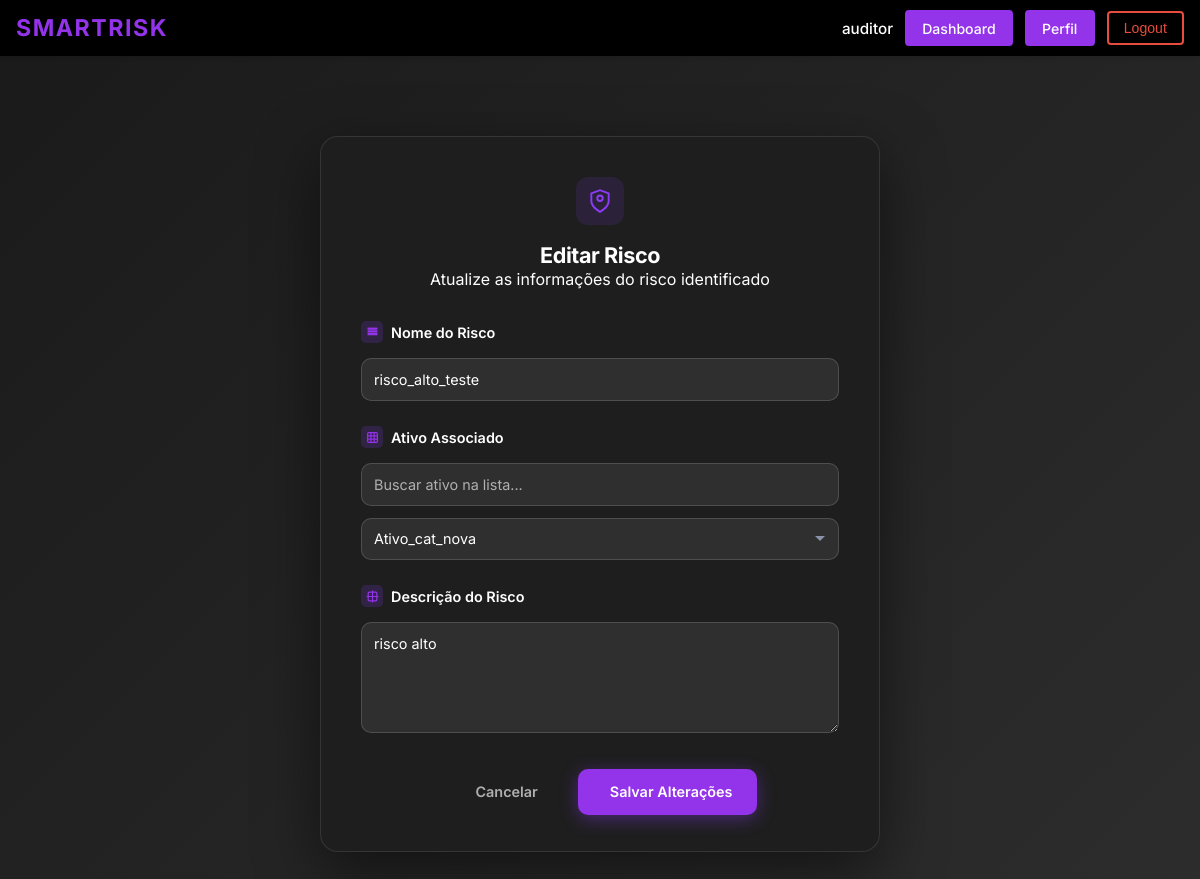
The app's page /editar_risco/7/ (signed in) with its own data.
### ismsapp/models.py (models this page shows, shortened)
class Risco(models.Model):
    class Tipo(models.TextChoices):
        INERENTE = "inerente", "Inerente"
        RESIDUAL = "residual", "Residual"
    """The asset that is exposed to this risk. Each risk is linked to exactly one asset, but an asset can have multiple risks."""
    ativo = models.ForeignKey(
        Ativo,
        on_delete = models.CASCADE,
        related_name = "riscos",
        help_text = "O ativo que é exposto a este risco.",
    )
    """The name or title of the risk."""
    nome = models.CharField(
        max_length = 255,
        blank = False,
        help_text = "Nome ou título do risco.",
    )
    """Indicates whether this record is an inherent or residual risk assessment. This field is mainly for labelling and filtering purposes, as the actual scores are determined by the respective FK fields. In practice, most scenarios will have both an inherent and a residual assessment within the same Risco record, but this field allows explicit categorization when needed."""
    tipo = models.CharField(
        max_length = 10,
        choices = Tipo.choices,
        help_text = "Indica se este registro está rotulado como uma avaliação de risco inerente ou residual.",
    )
    """Detailed description of the risk scenario, including how the associated threats could exploit vulnerabilities in the asset and what the potential consequences would be. This should provide enough context to understand the nature of the risk and inform the assessment and treatment process."""
    descricao = models.TextField(
        help_text = "Descrição completa do cenário de risco: o que poderia acontecer, por quê, e qual seria o impacto.",
    )
    """The severity of the impact if this risk materialises and no controls are in place. This FK references a Consequencia record that defines the inherent consequence level for this risk scenario."""
    consequencia_inerente = models.ForeignKey(
        Consequencia,
        on_delete = models.PROTECT,
        related_name = "riscos_inerentes",
        null = True,
        blank = True,
        help_text = "A severidade do impacto se este risco materializar e não houver controles em vigor.",
    )
    """The likelihood that this risk will occur if no controls are in place. This FK references a Probabilidade record that defines the inherent probability level for this risk scenario."""
    probabilidade_inerente = models.ForeignKey(
        Probabilidade,
        on_delete = models.PROTECT,
        related_name = "riscos_inerentes",
        null = True,
        blank = True,
        help_text = "A probabilidade de este risco ocorrer sem qualquer controle em vigor.",
    )
    """The overall inherent risk level derived from combining the inherent consequence and probability scores. This FK references a Nivel record that defines the inherent risk level for this scenario. The Nivel records linked here should be of the 'Inerente' type to reflect that they are part of the inherent risk assessment."""
    nivel_inerente = models.ForeignKey(
        Nivel,
        on_delete = models.PROTECT,
        related_name = "riscos_inerentes",
        limit_choices_to = {"tipo": Nivel.Tipo.INERENTE},
        null = True,
        blank = True,
        help_text = (
            "O nível geral de risco inerente derivado da combinação da consequência "
            "e da probabilidade inerentes (ex.: 'Crítico', 'Alto')."
        ),
    )
    """The numerical value of the inherent risk, calculated as probability × consequence."""
    valor_risco_inerente = models.DecimalField(
        max_digits = 5,
        decimal_places = 2,
        null = True,
        blank = True,
        help_text = "Valor numérico do risco inerente (probabilidade × consequência).",
    )
    """The severity of the impact after the planned controls or mitigations have been applied. This FK references a Consequencia record that defines the residual consequence level for this risk scenario."""
    consequencia_residual = models.ForeignKey(
        Consequencia,
        on_delete = models.PROTECT,
        related_name = "riscos_residuais",
        null = True,
        blank = True,
        help_text = "A severidade do impacto após a aplicação dos controles ou mitigações planejados.",
    )
    """The likelihood that this risk will still occur after the planned controls or mitigations have been applied. This FK references a Probabilidade record that defines the residual probability level for this risk scenario."""
    probabilidade_residual = models.ForeignKey(
        Probabilidade,
        on_delete = models.PROTECT,
        related_name = "riscos_residuais",
        null = True,
        blank = True,
        help_text = "A probabilidade de este risco ainda ocorrer após a aplicação dos controles.",
    )
    """The overall residual risk level derived from combining the residual consequence and probability scores. This FK references a Nivel record that defines the residual risk level for this scenario. The Nivel records linked here should be of the 'Residual' type to reflect that they are part of the residual risk assessment. This is the target level the organisation aims to reach through treatment."""
    nivel_residual = models.ForeignKey(
        Nivel,
        on_delete = models.PROTECT,
        related_name = "riscos_residuais",
        limit_choices_to = {"tipo": Nivel.Tipo.RESIDUAL},
        null = True,
        blank = True,
        help_text = (
            "O nível geral de risco residual derivado da combinação da consequência "
            "e da probabilidade residuais. Este é o nível alvo que a organização "
            "pretende alcançar por meio do tratamento."
        ),
    )
    """The numerical value of the residual risk, calculated as probability × consequence after controls."""
    valor_risco_residual = models.DecimalField(
        max_digits = 5,
        decimal_places = 2,
        null = True,
        blank = True,
        help_text = "Valor numérico do risco residual após aplicação dos controles.",
    )
    """The treatment plans selected to address this risk. More than one treatment can apply (e.g. mitigar + compartilhar), and a single treatment plan can be linked to multiple risks if it addresses common scenarios."""
    tratamentos = models.ManyToManyField(
        Tratamento,
        related_name = "riscos",
        blank = True,
        help_text = (
            "Os planos de tratamento selecionados para lidar com este risco. "
            "Mais de um tratamento pode ser aplicado (e.g. mitigar + compartilhar)."
        ),
    )
    class Meta:
        verbose_name = "Risco"
        verbose_name_plural = "Riscos"

### ismsapp/views.py (the view, shortened to what this page needs)
# urls.py: path("editar_risco/<int:risco_id>/", views.UpdateRiscoView.as_view(), name="editar_risco"),
class UpdateRiscoView(View):
    form_class = AtualizacaoRiscosForm
    template_name = "ismsapp/editar_risco.html"
    def _check_permission(self, user):
        if not user.is_authenticated:
            return False
        user_profile = getattr(user, 'profile', None)
        if not user_profile:
            return False
        allowed_actors = [
            UserProfile.Actor.AUDITOR,
            UserProfile.Actor.ANALISTA
        ]
        return user_profile.actor_type in allowed_actors
    @method_decorator(login_required(login_url="login"))
    def get(self, request, risco_id=None, *args, **kwargs):
        if not self._check_permission(request.user):
            return redirect('dashboard')
        from .models import Risco
        if not risco_id:
            return redirect('lista_riscos')
        try:
            risco = Risco.objects.get(id=risco_id)
        except Risco.DoesNotExist:
            return redirect('lista_riscos')
        form = self.form_class(initial={
            'nome': risco.nome,
            'descricao': risco.descricao,
            'ativo': risco.ativo
        })
        contexto = {
            'form': form,
            'risco': risco,
            'risco_id': risco_id,
        }
        return render(request, self.template_name, contexto)

### ismsapp/forms.py
class AtualizacaoRiscosForm(forms.Form):
    nome = forms.CharField(
        max_length=255,
        label='Nome do Risco',
        widget=forms.TextInput(attrs={
            'class': 'form-control',
            'placeholder': 'Nome do Risco'
        })
    )
    descricao = forms.CharField(
        label='Descrição do Risco',
        widget=forms.Textarea(attrs={
            'class': 'form-control',
            'placeholder': 'Descreva o risco em detalhes...',
            'rows': 5
        })
    )
    ativo = forms.ModelChoiceField(
        label='Ativo Associado',
        queryset=Ativo.objects.all(),
        empty_label='Selecione o ativo correspondente',
        widget=forms.Select(attrs={
            'class': 'form-control'
        })
    )

### ismsapp/models.py (called while the page is built)
    def __str__(self):
        return f"{self.nome}"

### ismsapp/templates/ismsapp/editar_risco.html (shortened to what this page needs)
{% extends "ismsapp/base.html" %}
{% load static %}
{% block extra_css %}
    <link href="{% static 'css/ismsapp/identificacao_riscos.css' %}" rel="stylesheet">
{% endblock %}
{% block content %}
    <div class="page">
        <form method="post" action="" class="card">
            <div class="card-header">
                <div class="shield-wrap">
                    <svg width="26" height="26" viewBox="0 0 24 24" fill="none" stroke="#8b3cf7" stroke-width="1.8">
                        <path d="M12 22s8-4 8-10V5l-8-3-8 3v7c0 6 8 10 8 10z"/>
                        <path d="M12 12c1.5 0 2.5-1 2.5-2.5C14.5 8 13.5 7 12 7c-1.5 0-2.5 1-2.5 2.5C9.5 11 10.5 12 12 12z"/>
                    </svg>
                </div>
                <div>
                    <h1 class="card-title">Editar Risco</h1>
                    <p class="card-description">Atualize as informações do risco identificado</p>
                </div>
            </div>
            <div class="section">
                <div class="section-label">
                    <span class="s-icon s-purple">
                        <svg width="13" height="13" viewBox="0 0 24 24" fill="none" stroke="currentColor" stroke-width="2.2">
                            <path d="M4 4h16v2H4V4z"/>
                            <path d="M4 9h16v2H4V9z"/>
                            <path d="M4 14h16v2H4v-2z"/>
                        </svg>
                    </span>
                    {{ form.nome.label }}
                </div>
                {{ form.nome }}
            </div>
            <div class="section">
                <div class="section-label">
                    <span class="s-icon s-purple">
                        <svg width="13" height="13" viewBox="0 0 24 24" fill="none" stroke="currentColor" stroke-width="2.2">
                            <rect x="3" y="3" width="18" height="18" rx="2"/>
                            <line x1="9" y1="3" x2="9" y2="21"/>
                            <line x1="15" y1="3" x2="15" y2="21"/>
                            <line x1="3" y1="9" x2="21" y2="9"/>
                            <line x1="3" y1="15" x2="21" y2="15"/>
                        </svg>
                    </span>
                    {{ form.ativo.label }}
                </div>
                <div class="selector-filter" style="margin-bottom: 0.75rem;">
                    <input
                        type="text"
                        class="form-control"
                        data-target-select="ativo"
                        placeholder="Buscar ativo na lista..."
                    >
                </div>
                {{ form.ativo }}
            </div>
            <div class="section">
                <div class="section-label">
                    <span class="s-icon s-purple">
                        <svg width="13" height="13" viewBox="0 0 24 24" fill="none" stroke="currentColor" stroke-width="2.2">
                            <path d="M12 1v22M1 12h22"/>
                            <rect x="4" y="4" width="16" height="16" rx="2"/>
                        </svg>
                    </span>
                    {{ form.descricao.label }}
                </div>
                {{ form.descricao }}
            </div>
            <div class="form-buttons">
                <a href="{% url 'lista_riscos' %}" class="btn btn-cancel">
                     Cancelar
                    </a>
                    <button type="submit" class="btn btn-confirm">
                         Salvar Alterações
                    </button>
                </div>
            </form>
        </div>
    </div>
{% endblock %}

### ismsapp/templates/ismsapp/base.html (shortened to what this page needs)
{% load static %}
<!DOCTYPE html>
<html lang="en">
<head>
    <link rel="stylesheet" href="{% static 'css/ismsapp/header.css' %}">
    {% block extra_css %}{% endblock %}
</head>
<body class="{% block body_class %}{% endblock %}">
    <header class="isms-header" role="banner">
        <div class="header-container">
            <a href="{% url 'home' %}" class="header-logo" aria-label="SmartRisk home">
                <span class="logo-text">SmartRisk</span>
            </a>
            <nav id="site-navigation" class="header-nav" role="navigation" aria-label="Main Navigation">
                {% if user.is_authenticated %}
                    <div class="nav-user">
                        <span class="username">{{ user.username }}</span>
                        <a href="{% url 'dashboard' %}" class="nav-button dashboard-button {% if request.resolver_match.url_name == 'dashboard' %}active{% endif %}" aria-label="Dashboard">
                            Dashboard
                        </a>
                        <a href="{% url 'profile' %}" class="nav-button profile-button {% if request.resolver_match.url_name == 'profile' %}active{% endif %}" aria-label="Profile">
                            Perfil
                        </a>
                        <form action="{% url 'logout' %}" method="post" style="display:inline;">
                            <button type="submit" class="nav-button logout-button" aria-label="Logout">Logout</button>
                        </form>
                    </div>
                {% endif %}
            </nav>
        </div>
    </header>
    <main id="main-content" class="main-content">
        <div class="content-container">
            {% block content %}{% endblock %}
    </main>
</body>
</html>

### ismsapp/static/css/ismsapp/header.css (style rules this page uses)
.isms-header { background-color: #000000; color: white; padding: 0.65rem 0; box-shadow: 0 2px 4px rgba(0, 0, 0, 0.1); position: sticky; top: 0; z-index: 100; }
.header-container { max-width: 1200px; margin: 0 auto; padding: 0 1rem; display: flex; justify-content: space-between; align-items: center; }
.header-logo { text-decoration: none; color: white; display: flex; align-items: center; gap: 0.5rem; }
.logo-text { font-size: 1.45rem; font-weight: 700; letter-spacing: 1.5px; color: #9333ea; text-transform: uppercase; transition: color 0.3s ease; }
.header-nav { display: flex; align-items: center; gap: 0.75rem; }
.nav-user, .nav-auth { display: flex; align-items: center; gap: 0.75rem; }
.username { font-size: 0.95rem; color: #ffffff; font-weight: 500; padding: 0; background-color: transparent; }
.nav-button { padding: 0.45rem 0.95rem; border-radius: 4px; text-decoration: none; font-size: 0.88rem; font-weight: 500; transition: all 0.3s ease; cursor: pointer; border: none; display: inline-block; }
.profile-button { background-color: #9333ea; color: white; border: 2px solid #9333ea; }
.dashboard-button { background-color: #9333ea; color: white; border: 2px solid #9333ea; }
.logout-button { background-color: transparent; color: #e74c3c; border: 2px solid #e74c3c; }
.main-content { max-width: 1200px; margin: 2rem auto; padding: 0 1.5rem; }

### records on screen
Risco: nome "risco_alto_teste", ativo "Ativo_cat_nova", descricao "risco alto"

### other values on screen
{{ user.username }} "auditor"
